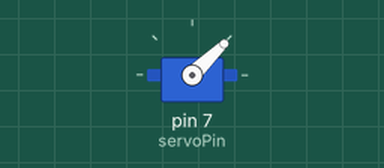
Simulated run of this sketch. Board: Arduino Uno, built with avr-gcc and run on an emulated ATmega328P. On the bench: servo.

Above: at 3.05 s.
At 9.0 s:
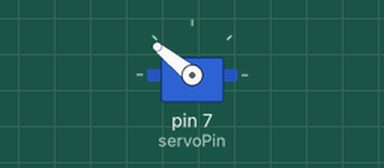
Timing chart, 0 to 10.8 s (numbered marks = the images above):
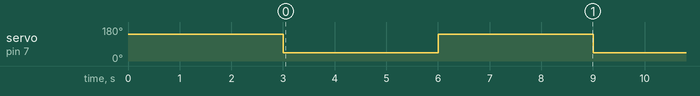

The sketch:

servo_nano.ino
```cpp
#include <Servo.h>

int servoPin = 7;

Servo servo1;

void setup(){
  servo1.attach(servoPin);
  servo1.writeMicroseconds(2000);
  delay(3000);
}

void loop(){
  servo1.writeMicroseconds(1000);
  delay(3000);
  servo1.writeMicroseconds(2000);
  delay(3000);
}
```

Measured:
- by itself, servo on pin 7 (servoPin): alternates 141° for 3.0 s and 44° for 3.0 s
